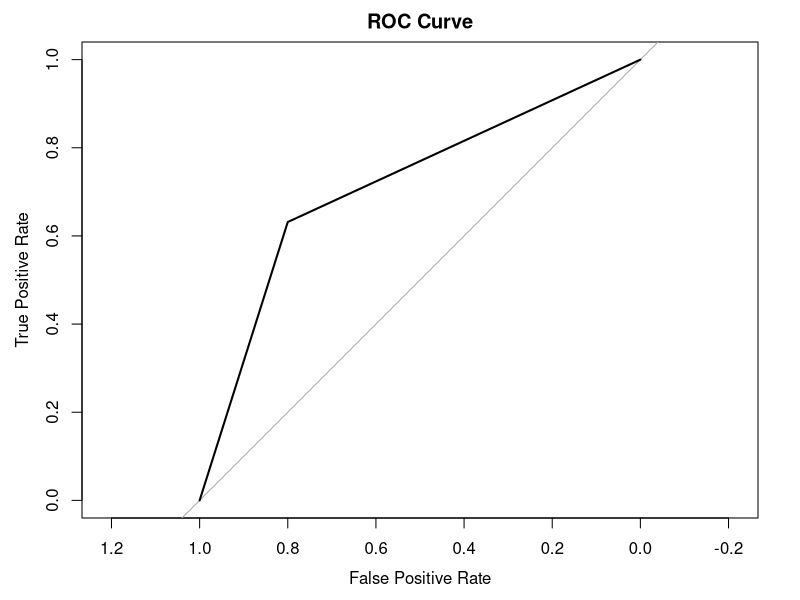

Write the R code that produced this figure.
library(caret)
library(pROC)

# 載入資料集
data <- read.csv("data/csvfortrain/df_jieba768.csv")
#importance_feature <-read.csv("selected_features0528.csv")
#importance_feature_list <- as.character(importance_feature$x)


# 添加標籤欄位
data$new_label <- "0"
data$new_label[1:80] <- "1"

# 設定種子以確保結果的可重現性
set.seed(123)

# 將資料集打亂順序
data <- data[sample(nrow(data)), ]

# 分割資料集
train_size <- round(0.8 * nrow(data))
test_size <- nrow(data) - train_size

train_data <- data[1:train_size, 2:769]
#train_data <- data[1:train_size, importance_feature_list]
train_labels <- data[1:train_size, 770]

test_data <- data[(train_size + 1):(train_size + test_size), 2:769]
#test_data <- data[(train_size + 1):(train_size + test_size), importance_feature_list]
test_labels <- data[(train_size + 1):(train_size + test_size), 770]


# 將 train_labels 和 test_labels 轉換為因子型別
train_labels <- factor(train_labels)
test_labels <- factor(test_labels)

# 建立交叉驗證設定
ctrl <- trainControl(method = "cv", number = 5)

# 建立邏輯迴歸模型
model <- train(
  x = train_data,
  y = train_labels,
  method = "glm",
  trControl = ctrl,
  family = "binomial"
)

# 預測訓練集
train_pred <- predict(model, train_data)

# 計算訓練集上的準確率
train_accuracy <- sum(train_labels == train_pred) / length(train_labels)
cat("Training accuracy:", train_accuracy, "\n")

# 預測測試集
test_pred <- predict(model, test_data)

# 計算測試集上的準確率
test_accuracy <- sum(test_labels == test_pred) / length(test_labels)
cat("Test accuracy:", test_accuracy, "\n")

# 計算混淆矩陣
confusion <- table(test_labels, test_pred)

# 計算精確率、召回率和F1 score
precision <- confusion[2, 2] / sum(confusion[, 2])
recall <- confusion[2, 2] / sum(confusion[2, ])
f1_score <- 2 * precision * recall / (precision + recall)

cat("Precision:", precision, "\n")
cat("Recall:", recall, "\n")
cat("F1 Score:", f1_score, "\n")

# 輸出混淆矩陣
cat("Confusion Matrix:\n")
print(confusion)

# 計算AUC
roc_info <- roc(as.numeric(test_labels) - 1, as.numeric(test_pred) - 1)
auc_value <- auc(roc_info)
cat("AUC:", auc_value, "\n")

# 繪製ROC曲線
plot(roc_info, main = "ROC Curve", xlab = "False Positive Rate", ylab = "True Positive Rate")
